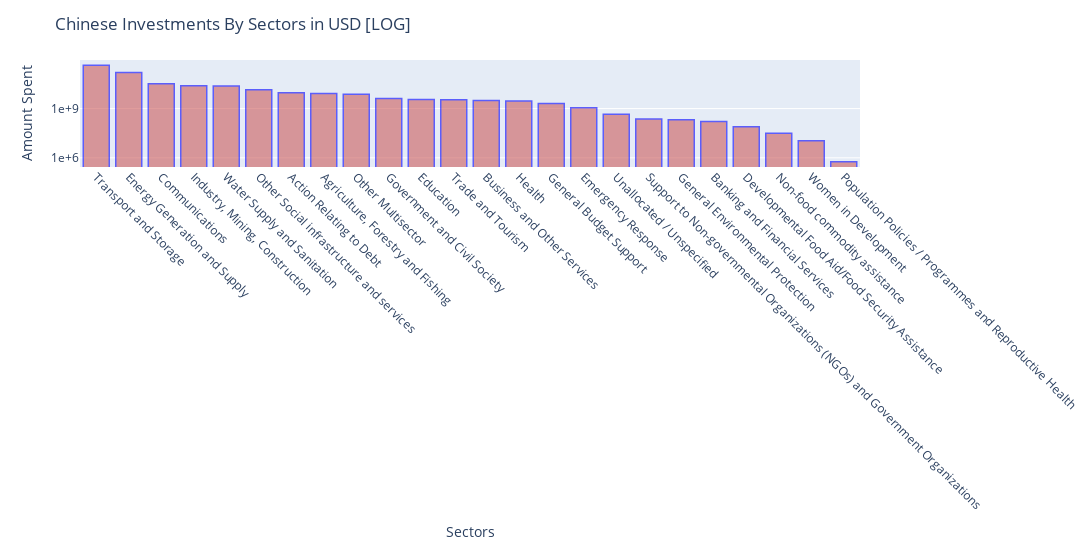

The notebook cell saved with this chart:
### Code cell
#pd.set_option("display.precision", 3)
fig = px.bar(no_duplicates, y='amount_USD_sector', x='ad_sector_names', log_y = True )

fig.update_layout(
                 title="Chinese Investments By Sectors in USD [LOG]",
                 xaxis_title="Sectors",
                 yaxis_title="Amount Spent",width=1850, height=550,
                 yaxis = dict(showexponent = 'all',exponentformat = 'e'))

fig.update_yaxes(nticks=3)
fig.update_xaxes(tickangle=45)

fig.update_traces(
                  marker_line_color='blue',
                  marker_line_width=1.5,opacity=0.6,
                  marker_color='indianred')



fig.show()

### Figure 1 — Plotly figure (JSON) as saved in the notebook; plotly's stock layout.template omitted (floating-point values rounded to 4 significant figures)
{"data": [{"alignmentgroup": "True", "hovertemplate": "ad_sector_names=%{x}<br>amount_USD_sector=%{y}<extra></extra>", "legendgroup": "", "marker": {"color": "indianred", "line": {"color": "blue", "width": 1.5}}, "name": "", "offsetgroup": "", "opacity": 0.6, "orientation": "v", "showlegend": false, "textposition": "auto", "type": "bar", "x": ["Transport and Storage", "Energy Generation and Supply", "Communications", "Industry, Mining, Construction", "Water Supply and Sanitation", "Other Social infrastructure and services", "Action Relating to Debt", "Agriculture, Forestry and Fishing", "Other Multisector", "Government and Civil Society", "Education", "Trade and Tourism", "Business and Other Services", "Health", "General Budget Support", "Emergency Response", "Unallocated / Unspecified", "Support to Non-governmental Organizations (NGOs) and Government Organizations", "General Environmental Protection", "Banking and Financial Services", "Developmental Food Aid/Food Security Assistance", "Non-food commodity assistance", "Women in Development", "Population Policies / Programmes and Reproductive Health"], "xaxis": "x", "y": [429582671874, 159969314899, 32919387215, 24161170477, 23536318206, 14171603691, 9143589842, 8415333613, 7438490145, 4112738415, 3573286710, 3447962637, 3148103964, 2844680375, 2008344854, 1111809104, 445060062, 230362298, 208623046, 164076776, 79113756, 31744853, 11007359, 584301], "yaxis": "y"}], "layout": {"barmode": "relative", "height": 550, "legend": {"tracegroupgap": 0}, "margin": {"t": 60}, "title": {"text": "Chinese Investments By Sectors in USD [LOG]"}, "width": 1850, "xaxis": {"anchor": "y", "autorange": true, "domain": [0, 1], "range": [-0.5, 23.5], "tickangle": 45, "title": {"text": "Sectors"}, "type": "category"}, "yaxis": {"anchor": "x", "autorange": true, "domain": [0, 1], "exponentformat": "e", "nticks": 3, "range": [5.441, 11.96], "showexponent": "all", "title": {"text": "Amount Spent"}, "type": "log"}}}
